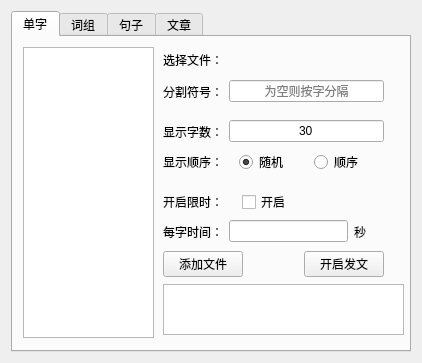
<?xml version="1.0" encoding="UTF-8"?>
<ui version="4.0">
 <class>WFileterForm</class>
 <widget class="QWidget" name="WFileterForm">
  <property name="geometry">
   <rect>
    <x>0</x>
    <y>0</y>
    <width>422</width>
    <height>363</height>
   </rect>
  </property>
  <property name="windowTitle">
   <string>载文规则</string>
  </property>
  <layout class="QHBoxLayout" name="horizontalLayout">
   <item>
    <widget class="QTabWidget" name="tabWidget">
     <property name="currentIndex">
      <number>0</number>
     </property>
     <widget class="QWidget" name="tab_danzi">
      <attribute name="title">
       <string>单字</string>
      </attribute>
      <widget class="QListWidget" name="listWidget">
       <property name="geometry">
        <rect>
         <x>10</x>
         <y>10</y>
         <width>131</width>
         <height>291</height>
        </rect>
       </property>
      </widget>
      <widget class="QPlainTextEdit" name="plainTextEdit">
       <property name="geometry">
        <rect>
         <x>150</x>
         <y>247</y>
         <width>241</width>
         <height>51</height>
        </rect>
       </property>
       <property name="readOnly">
        <bool>true</bool>
       </property>
      </widget>
      <widget class="QWidget" name="layoutWidget7">
       <property name="geometry">
        <rect>
         <x>150</x>
         <y>150</y>
         <width>151</width>
         <height>30</height>
        </rect>
       </property>
       <layout class="QHBoxLayout" name="horizontalLayout_7">
        <item>
         <widget class="QLabel" name="label_6">
          <property name="text">
           <string>开启限时：</string>
          </property>
         </widget>
        </item>
        <item>
         <widget class="QCheckBox" name="checkBox_dingshi">
          <property name="text">
           <string>开启</string>
          </property>
         </widget>
        </item>
       </layout>
      </widget>
      <widget class="QWidget" name="layoutWidget4">
       <property name="geometry">
        <rect>
         <x>150</x>
         <y>80</y>
         <width>221</width>
         <height>29</height>
        </rect>
       </property>
       <layout class="QHBoxLayout" name="horizontalLayout_4">
        <item>
         <widget class="QLabel" name="label_3">
          <property name="text">
           <string>显示字数：</string>
          </property>
         </widget>
        </item>
        <item>
         <widget class="QLineEdit" name="lineEdit_wordnum">
          <property name="text">
           <string>30</string>
          </property>
          <property name="alignment">
           <set>Qt::AlignCenter</set>
          </property>
         </widget>
        </item>
       </layout>
      </widget>
      <widget class="QWidget" name="layoutWidget9">
       <property name="geometry">
        <rect>
         <x>150</x>
         <y>210</y>
         <width>221</width>
         <height>35</height>
        </rect>
       </property>
       <layout class="QHBoxLayout" name="horizontalLayout_9">
        <item>
         <widget class="QPushButton" name="pushButton_addFile">
          <property name="text">
           <string>添加文件</string>
          </property>
         </widget>
        </item>
        <item>
         <spacer name="horizontalSpacer">
          <property name="orientation">
           <enum>Qt::Horizontal</enum>
          </property>
          <property name="sizeHint" stdset="0">
           <size>
            <width>40</width>
            <height>20</height>
           </size>
          </property>
         </spacer>
        </item>
        <item>
         <widget class="QPushButton" name="pushButton_send">
          <property name="text">
           <string>开启发文</string>
          </property>
         </widget>
        </item>
       </layout>
      </widget>
      <widget class="QWidget" name="layoutWidget2">
       <property name="geometry">
        <rect>
         <x>150</x>
         <y>40</y>
         <width>221</width>
         <height>29</height>
        </rect>
       </property>
       <layout class="QHBoxLayout" name="horizontalLayout_2">
        <item>
         <widget class="QLabel" name="label">
          <property name="text">
           <string>分割符号：</string>
          </property>
         </widget>
        </item>
        <item>
         <widget class="QLineEdit" name="lineEdit_fenge">
          <property name="alignment">
           <set>Qt::AlignCenter</set>
          </property>
          <property name="placeholderText">
           <string>为空则按字分隔</string>
          </property>
         </widget>
        </item>
       </layout>
      </widget>
      <widget class="QWidget" name="layoutWidget5">
       <property name="geometry">
        <rect>
         <x>150</x>
         <y>110</y>
         <width>221</width>
         <height>30</height>
        </rect>
       </property>
       <layout class="QHBoxLayout" name="horizontalLayout_5">
        <item>
         <widget class="QLabel" name="label_4">
          <property name="text">
           <string>显示顺序：</string>
          </property>
         </widget>
        </item>
        <item>
         <widget class="QRadioButton" name="radioButton_order_suiji">
          <property name="text">
           <string>随机</string>
          </property>
          <property name="checked">
           <bool>true</bool>
          </property>
         </widget>
        </item>
        <item>
         <widget class="QRadioButton" name="radioButton_order_shunxu">
          <property name="text">
           <string>顺序</string>
          </property>
         </widget>
        </item>
       </layout>
      </widget>
      <widget class="QWidget" name="layoutWidget6">
       <property name="geometry">
        <rect>
         <x>150</x>
         <y>10</y>
         <width>221</width>
         <height>25</height>
        </rect>
       </property>
       <layout class="QHBoxLayout" name="horizontalLayout_6">
        <item>
         <widget class="QLabel" name="label_5">
          <property name="text">
           <string>选择文件：</string>
          </property>
         </widget>
        </item>
        <item>
         <widget class="QLabel" name="label_select_file_name">
          <property name="text">
           <string/>
          </property>
         </widget>
        </item>
       </layout>
      </widget>
      <widget class="QWidget" name="layoutWidget8">
       <property name="geometry">
        <rect>
         <x>150</x>
         <y>180</y>
         <width>221</width>
         <height>29</height>
        </rect>
       </property>
       <layout class="QHBoxLayout" name="horizontalLayout_8">
        <item>
         <widget class="QLabel" name="label_7">
          <property name="text">
           <string>每字时间：</string>
          </property>
         </widget>
        </item>
        <item>
         <widget class="QLineEdit" name="lineEdit_time">
          <property name="maxLength">
           <number>4</number>
          </property>
          <property name="alignment">
           <set>Qt::AlignCenter</set>
          </property>
         </widget>
        </item>
        <item>
         <widget class="QLabel" name="label_8">
          <property name="minimumSize">
           <size>
            <width>30</width>
            <height>0</height>
           </size>
          </property>
          <property name="maximumSize">
           <size>
            <width>20</width>
            <height>16777215</height>
           </size>
          </property>
          <property name="text">
           <string>秒</string>
          </property>
         </widget>
        </item>
       </layout>
      </widget>
     </widget>
     <widget class="QWidget" name="tab_cizu">
      <attribute name="title">
       <string>词组</string>
      </attribute>
     </widget>
     <widget class="QWidget" name="tab_juzi">
      <attribute name="title">
       <string>句子</string>
      </attribute>
     </widget>
     <widget class="QWidget" name="tab_wenzhang">
      <attribute name="title">
       <string>文章</string>
      </attribute>
     </widget>
    </widget>
   </item>
  </layout>
 </widget>
 <resources/>
 <connections/>
</ui>
